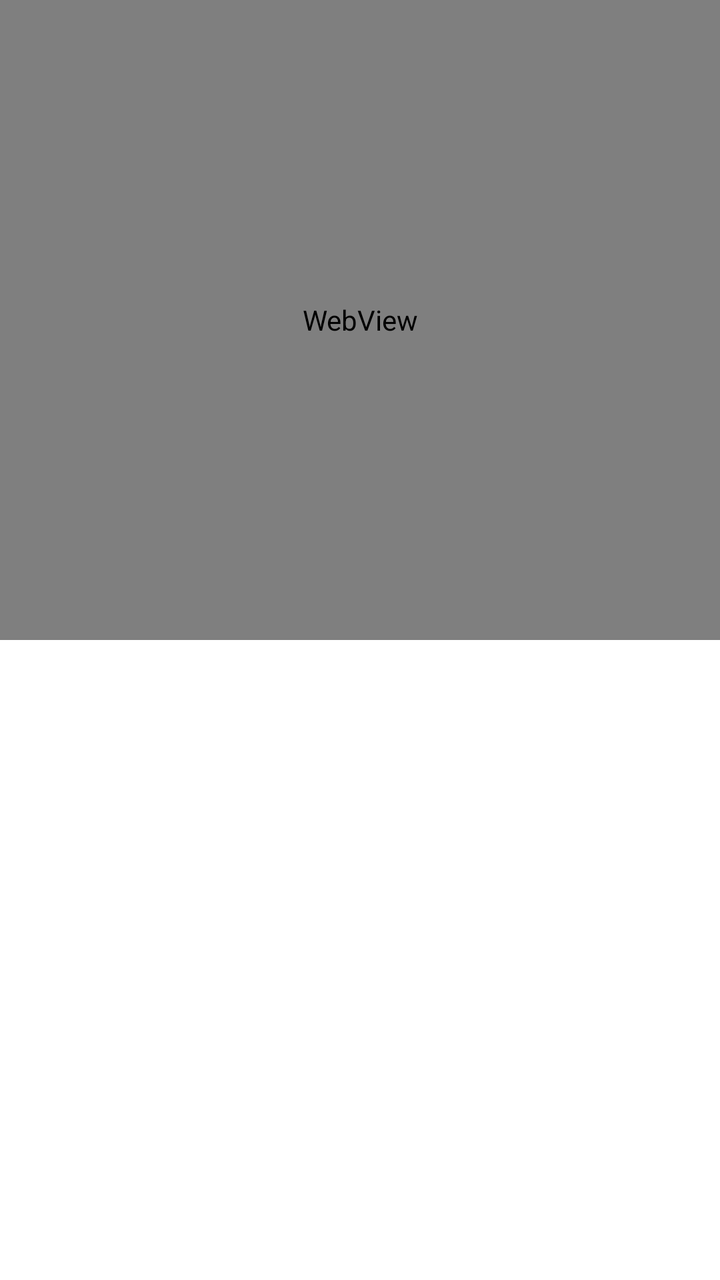
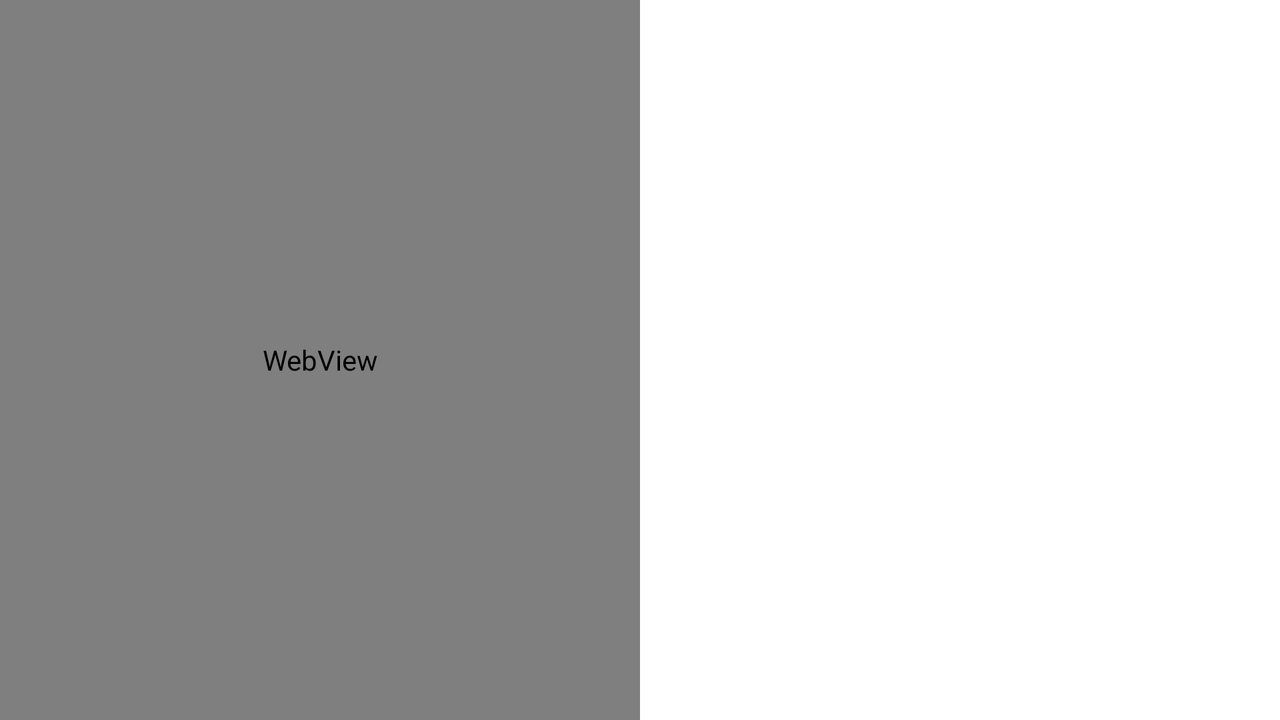

First picture: res/layout/ on a phone held upright. Second picture: the repository's own variant of that layout, on a device whose configuration matches the variant's folder. Source for both follows.
<!-- AndroidManifest.xml: application theme Theme.WebSourceViewer -->
<!-- res/layout/fragment_inspect.xml -->
<?xml version="1.0" encoding="utf-8"?>
<androidx.constraintlayout.widget.ConstraintLayout xmlns:android="http://schemas.android.com/apk/res/android"
    xmlns:app="http://schemas.android.com/apk/res-auto"
    android:layout_width="match_parent"
    android:layout_height="match_parent"
    android:background="?attr/colorOnPrimary">

    <androidx.constraintlayout.widget.Guideline
        android:id="@+id/guideline_50"
        android:layout_width="wrap_content"
        android:layout_height="wrap_content"
        android:orientation="horizontal"
        app:layout_constraintGuide_percent="0.5" />

    <WebView
        android:id="@+id/web_view"
        android:layout_width="match_parent"
        android:layout_height="0dp"
        app:layout_constraintBottom_toTopOf="@id/guideline_50"
        app:layout_constraintEnd_toEndOf="parent"
        app:layout_constraintStart_toStartOf="parent"
        app:layout_constraintTop_toTopOf="parent" />

    <ScrollView
        android:layout_width="match_parent"
        android:layout_height="0dp"
        android:orientation="vertical"
        app:layout_constraintBottom_toBottomOf="parent"
        app:layout_constraintEnd_toEndOf="parent"
        app:layout_constraintStart_toStartOf="parent"
        app:layout_constraintTop_toBottomOf="@id/guideline_50">

        <TextView
            android:id="@+id/text_view_html"
            android:layout_width="match_parent"
            android:layout_height="match_parent"
            android:scrollbars="vertical" />
    </ScrollView>

</androidx.constraintlayout.widget.ConstraintLayout>
<!-- resources referenced by this layout -->
<resources>
  <style name="Theme.WebSourceViewer" parent="Theme.MaterialComponents.DayNight.NoActionBar">
          
          <item name="colorPrimary">@color/purple_500</item>
          <item name="colorPrimaryVariant">@color/purple_700</item>
          <item name="colorOnPrimary">@color/white</item>
          
          <item name="colorSecondary">@color/teal_200</item>
          <item name="colorSecondaryVariant">@color/teal_700</item>
          <item name="colorOnSecondary">@color/black</item>
          
          <item name="android:statusBarColor">@color/off_white</item>
          
      </style>
  <color name="purple_500">#FF6200EE</color>
  <color name="purple_700">#FF3700B3</color>
  <color name="white">#FFFFFFFF</color>
  <color name="teal_200">#FF03DAC5</color>
  <color name="teal_700">#FF018786</color>
  <color name="black">#FF000000</color>
  <color name="off_white">#8E8D8D</color>
</resources>
<!-- res/layout-land/fragment_inspect.xml (the repository's variant of the layout above) -->
<!-- drawn on the phone turned sideways -->
<?xml version="1.0" encoding="utf-8"?>
<androidx.constraintlayout.widget.ConstraintLayout xmlns:android="http://schemas.android.com/apk/res/android"
    xmlns:app="http://schemas.android.com/apk/res-auto"
    android:layout_width="match_parent"
    android:layout_height="match_parent"
    android:background="?attr/colorOnPrimary">

    <androidx.constraintlayout.widget.Guideline
        android:id="@+id/guideline_50"
        android:layout_width="wrap_content"
        android:layout_height="wrap_content"
        android:orientation="vertical"
        app:layout_constraintGuide_percent="0.5" />

    <WebView
        android:id="@+id/web_view"
        android:layout_width="0dp"
        android:layout_height="match_parent"
        app:layout_constraintBaseline_toBottomOf="parent"
        app:layout_constraintEnd_toStartOf="@id/guideline_50"
        app:layout_constraintStart_toStartOf="parent"
        app:layout_constraintTop_toTopOf="parent" />

    <ScrollView
        android:layout_width="0dp"
        android:layout_height="match_parent"
        android:orientation="vertical"
        app:layout_constraintBottom_toBottomOf="parent"
        app:layout_constraintEnd_toEndOf="parent"
        app:layout_constraintStart_toEndOf="@id/guideline_50"
        app:layout_constraintTop_toTopOf="parent">

        <TextView
            android:id="@+id/text_view_html"
            android:layout_width="match_parent"
            android:layout_height="match_parent"
            android:scrollbars="vertical" />
    </ScrollView>

</androidx.constraintlayout.widget.ConstraintLayout>
